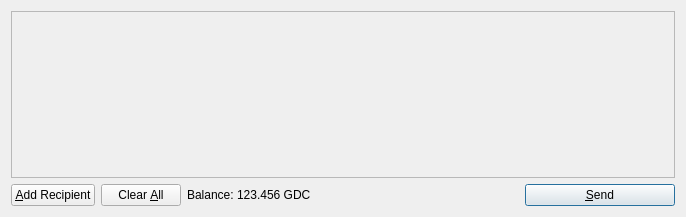
<?xml version="1.0" encoding="UTF-8"?>
<ui version="4.0">
 <class>SendCoinsDialog</class>
 <widget class="QDialog" name="SendCoinsDialog">
  <property name="geometry">
   <rect>
    <x>0</x>
    <y>0</y>
    <width>686</width>
    <height>217</height>
   </rect>
  </property>
  <property name="windowTitle">
   <string>Send Coins</string>
  </property>
  <layout class="QVBoxLayout" name="verticalLayout">
   <item>
    <widget class="QScrollArea" name="scrollArea">
     <property name="widgetResizable">
      <bool>true</bool>
     </property>
     <widget class="QWidget" name="scrollAreaWidgetContents">
      <property name="geometry">
       <rect>
        <x>0</x>
        <y>0</y>
        <width>666</width>
        <height>165</height>
       </rect>
      </property>
      <layout class="QVBoxLayout" name="verticalLayout_2">
       <property name="margin">
        <number>0</number>
       </property>
       <item>
        <layout class="QVBoxLayout" name="entries">
         <property name="spacing">
          <number>6</number>
         </property>
        </layout>
       </item>
       <item>
        <spacer name="verticalSpacer">
         <property name="orientation">
          <enum>Qt::Vertical</enum>
         </property>
         <property name="sizeHint" stdset="0">
          <size>
           <width>20</width>
           <height>40</height>
          </size>
         </property>
        </spacer>
       </item>
      </layout>
     </widget>
    </widget>
   </item>
   <item>
    <layout class="QHBoxLayout" name="horizontalLayout">
     <item>
      <widget class="QPushButton" name="addButton">
       <property name="toolTip">
        <string>Send to multiple recipients at once</string>
       </property>
       <property name="text">
        <string>&amp;Add Recipient</string>
       </property>
       <property name="icon">
        <iconset resource="../bitcoin.qrc">
         <normaloff>:/icons/add</normaloff>:/icons/add</iconset>
       </property>
       <property name="autoDefault">
        <bool>false</bool>
       </property>
      </widget>
     </item>
     <item>
      <widget class="QPushButton" name="clearButton">
       <property name="sizePolicy">
        <sizepolicy hsizetype="Minimum" vsizetype="Fixed">
         <horstretch>0</horstretch>
         <verstretch>0</verstretch>
        </sizepolicy>
       </property>
       <property name="toolTip">
        <string>Remove all transaction fields</string>
       </property>
       <property name="text">
        <string>Clear &amp;All</string>
       </property>
       <property name="icon">
        <iconset resource="../bitcoin.qrc">
         <normaloff>:/icons/remove</normaloff>:/icons/remove</iconset>
       </property>
       <property name="autoRepeatDelay">
        <number>300</number>
       </property>
       <property name="autoDefault">
        <bool>false</bool>
       </property>
      </widget>
     </item>
     <item>
      <layout class="QHBoxLayout" name="horizontalLayout_2">
       <property name="spacing">
        <number>3</number>
       </property>
       <item>
        <widget class="QLabel" name="label">
         <property name="text">
          <string>Balance:</string>
         </property>
        </widget>
       </item>
       <item>
        <widget class="QLabel" name="labelBalance">
         <property name="cursor">
          <cursorShape>IBeamCursor</cursorShape>
         </property>
         <property name="text">
          <string>123.456 GDC</string>
         </property>
         <property name="textInteractionFlags">
          <set>Qt::LinksAccessibleByMouse|Qt::TextSelectableByKeyboard|Qt::TextSelectableByMouse</set>
         </property>
        </widget>
       </item>
      </layout>
     </item>
     <item>
      <spacer name="horizontalSpacer">
       <property name="orientation">
        <enum>Qt::Horizontal</enum>
       </property>
       <property name="sizeHint" stdset="0">
        <size>
         <width>40</width>
         <height>20</height>
        </size>
       </property>
      </spacer>
     </item>
     <item>
      <widget class="QPushButton" name="sendButton">
       <property name="minimumSize">
        <size>
         <width>150</width>
         <height>0</height>
        </size>
       </property>
       <property name="toolTip">
        <string>Confirm the send action</string>
       </property>
       <property name="text">
        <string>&amp;Send</string>
       </property>
       <property name="icon">
        <iconset resource="../bitcoin.qrc">
         <normaloff>:/icons/send</normaloff>:/icons/send</iconset>
       </property>
       <property name="default">
        <bool>true</bool>
       </property>
      </widget>
     </item>
    </layout>
   </item>
  </layout>
 </widget>
 <resources>
  <include location="../bitcoin.qrc"/>
 </resources>
 <connections/>
</ui>
